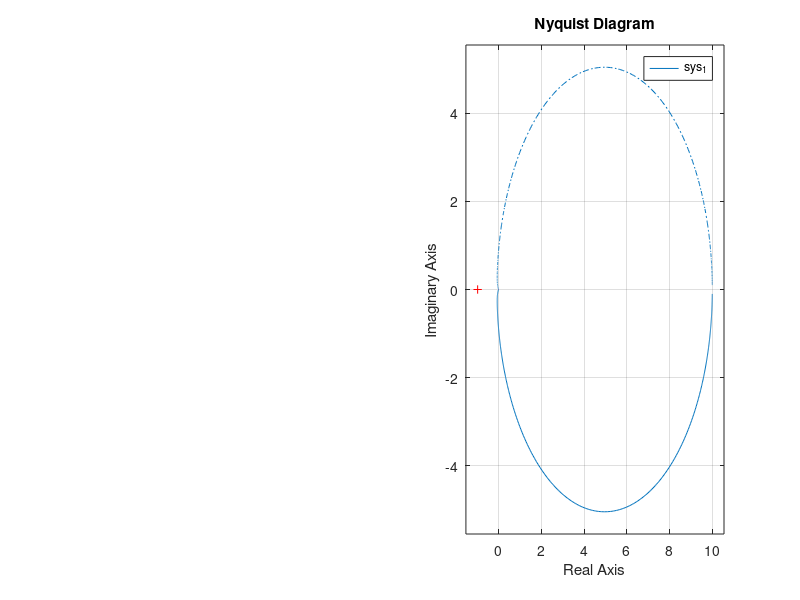

Write MATLAB code to recreate this figure.
%            ES2               MOLARI STEFANO 727197				03/03/2022
close
clear all
clc

num = 10;

den = conv([ 1 1], [1/100 1]);

sys_1= tf(num, den);

[z,p,k]=zpkdata(sys_1, 'v'); % 'v' è per la forma vettoriale

figure(1)
subplot(1,2,1);
bode(sys_1);
subplot(1,2,2);
nyquist(sys_1);

[Gm,Pm,Wcg,Wcp] = margin(sys_1);
